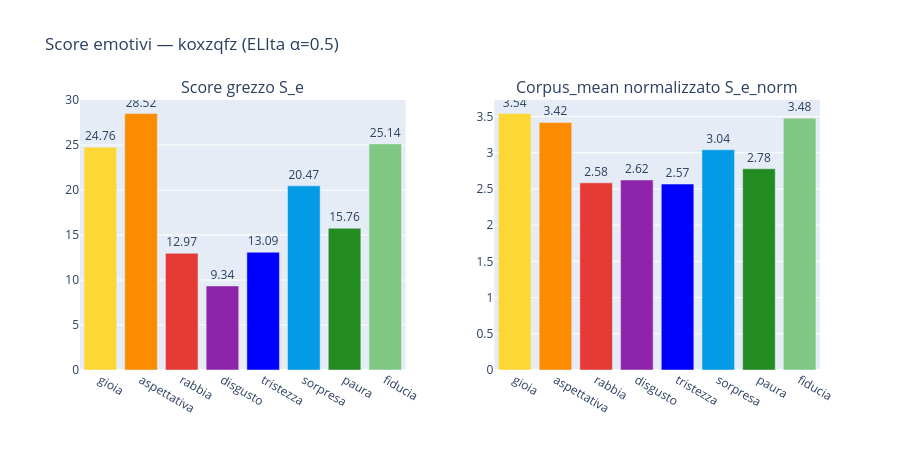

Notebook source saved alongside this figure:
### Markdown cell above
## Confronto: score grezzo vs corpus_mean normalizzato

### Code cell
if not lemmi_usati:
    print('Nessun lemma utile trovato.')
else:
    plot_raw_vs_norm_bars(totals.to_dict(), sc_norm, CID).show()

    print(f'Lemmi usati ({len(lemmi_usati)}): {lemmi_usati}')
    print(f'Emozione dominante raw          : {dom_raw.upper()}  (score: {totals[dom_raw]:.3f})')
    print(f'Emozione dominante corpus_mean  : {dom_norm.upper()}  (score: {sc_norm[dom_norm]:.3f})')

### Figure 1 — Plotly figure (JSON) as saved in the notebook; plotly's stock layout.template omitted (floating-point values rounded to 4 significant figures)
{"data": [{"marker": {"color": ["#FDD835", "#FB8C00", "#E53935", "#8E24AA", "#0000FF", "#039BE5", "#228B22", "#81C784"]}, "name": "Raw", "text": ["24.76", "28.52", "12.97", "9.34", "13.09", "20.47", "15.76", "25.14"], "textposition": "outside", "x": ["gioia", "aspettativa", "rabbia", "disgusto", "tristezza", "sorpresa", "paura", "fiducia"], "y": [24.76, 28.52, 12.97, 9.343, 13.09, 20.47, 15.76, 25.14], "type": "bar", "xaxis": "x", "yaxis": "y"}, {"marker": {"color": ["#FDD835", "#FB8C00", "#E53935", "#8E24AA", "#0000FF", "#039BE5", "#228B22", "#81C784"]}, "name": "Normalizzato", "text": ["3.54", "3.42", "2.58", "2.62", "2.57", "3.04", "2.78", "3.48"], "textposition": "outside", "x": ["gioia", "aspettativa", "rabbia", "disgusto", "tristezza", "sorpresa", "paura", "fiducia"], "y": [3.542, 3.418, 2.584, 2.624, 2.567, 3.042, 2.778, 3.476], "type": "bar", "xaxis": "x2", "yaxis": "y2"}], "layout": {"xaxis": {"anchor": "y", "domain": [0.0, 0.44]}, "yaxis": {"anchor": "x", "domain": [0.0, 1.0]}, "xaxis2": {"anchor": "y2", "domain": [0.56, 1.0]}, "yaxis2": {"anchor": "x2", "domain": [0.0, 1.0]}, "annotations": [{"font": {"size": 16}, "showarrow": false, "text": "Score grezzo S_e", "x": 0.22, "xanchor": "center", "xref": "paper", "y": 1.0, "yanchor": "bottom", "yref": "paper"}, {"font": {"size": 16}, "showarrow": false, "text": "Corpus_mean normalizzato S_e_norm", "x": 0.78, "xanchor": "center", "xref": "paper", "y": 1.0, "yanchor": "bottom", "yref": "paper"}], "title": {"text": "Score emotivi — koxzqfz (ELIta α=0.5)"}, "showlegend": false, "height": 450}}
